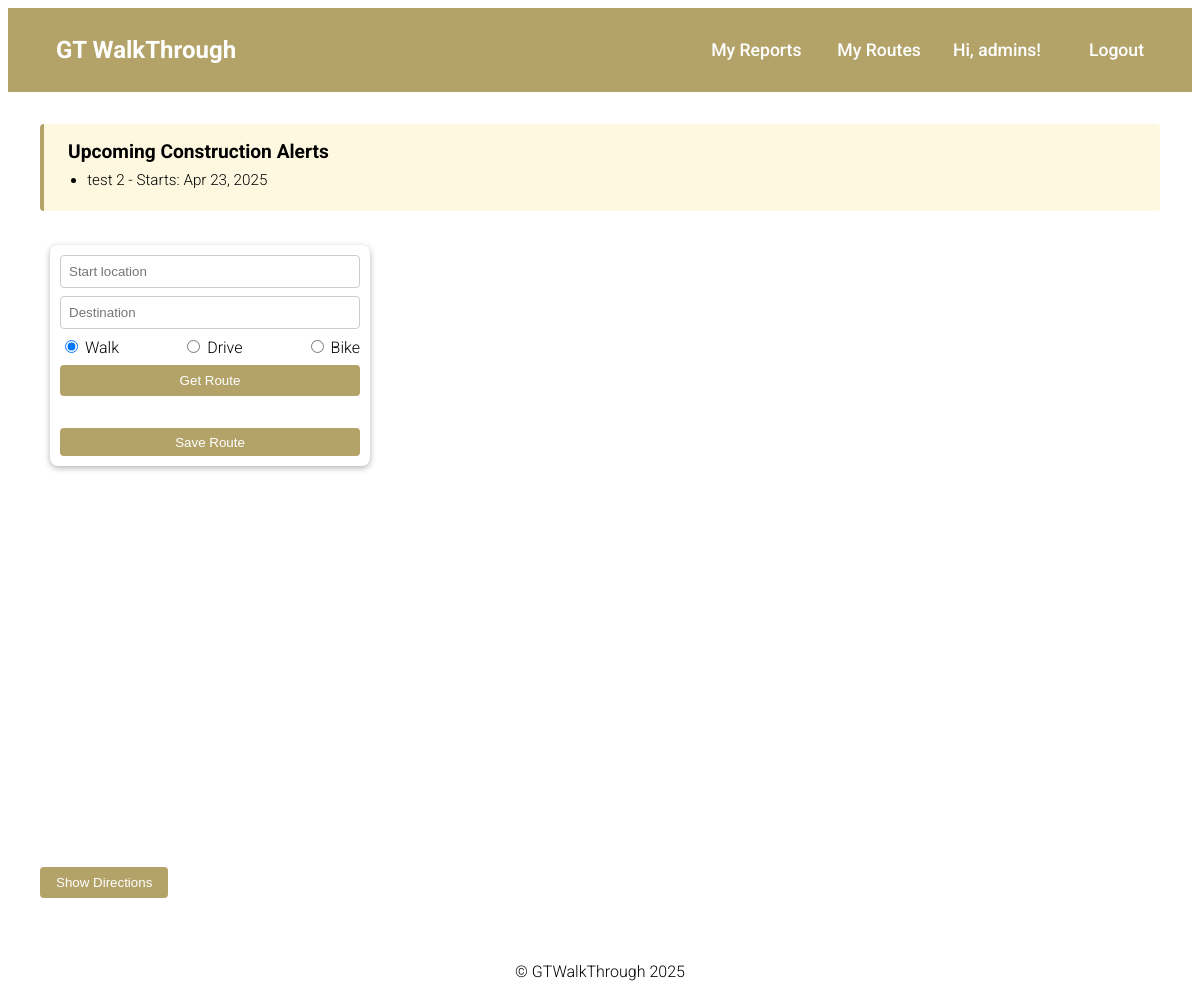
The app's page / (signed in), older data.
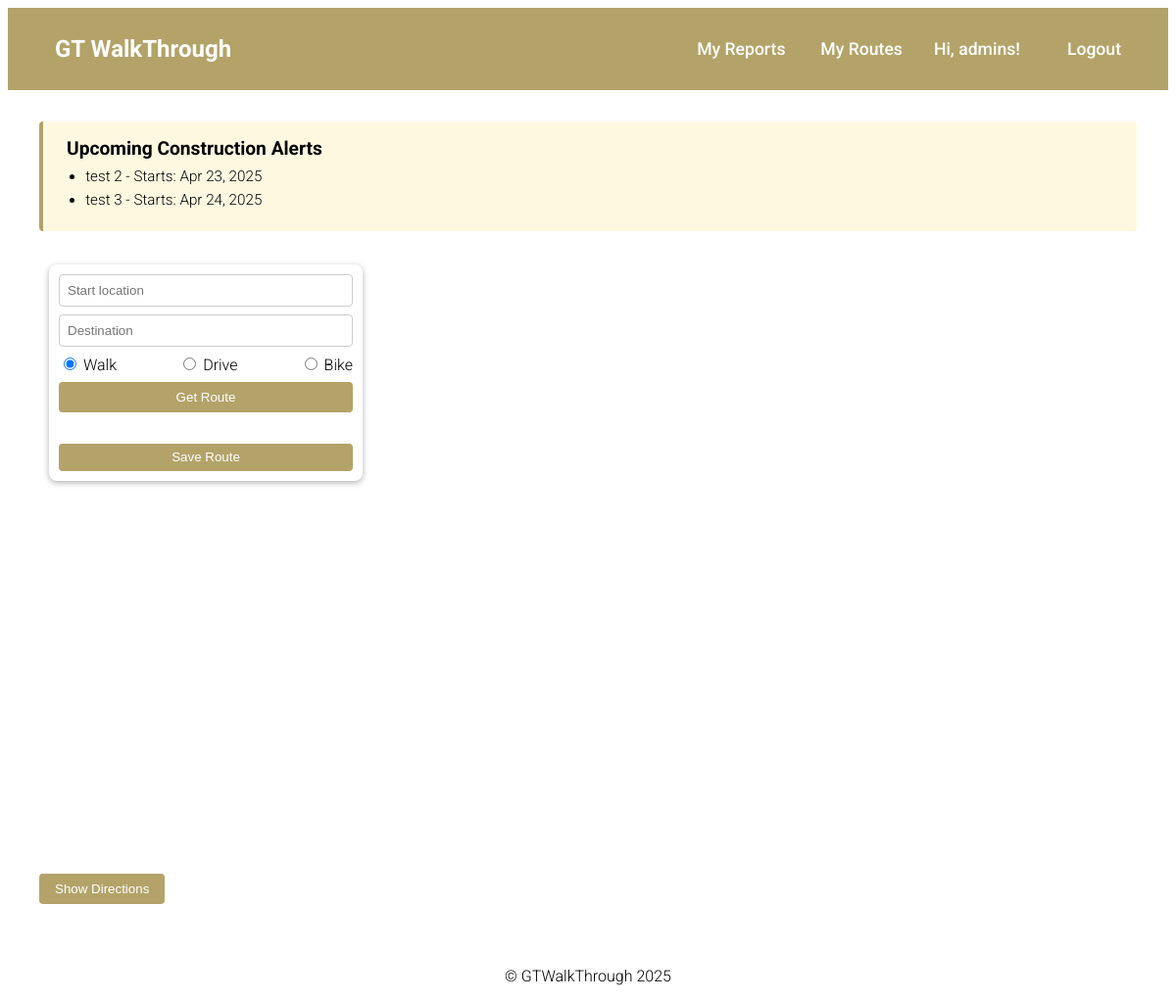
The same page, newer data.
### gtwt_app/models.py (models this page shows, shortened)
class ConstructionZone(models.Model):
    description = models.TextField()
    start_date = models.DateField()
    end_date = models.DateField()
    coordinates = models.JSONField()
    created_at = models.DateTimeField(auto_now_add=True)
    submitted_by = models.ForeignKey(User, on_delete=models.CASCADE, null=True, blank=True)
    is_verified = models.BooleanField(default=False)

### gtwt_app/views.py (the view)
# urls.py: path('', views.home, name='home'),
def home(request):
    if request.user.is_authenticated:
        today = date.today()
        upcoming_zones = (
            ConstructionZone.objects
            .filter(start_date__gt=today)
            .order_by('start_date')[:3]
        )
        return render(request, 'home.html', {
          'upcoming_zones': upcoming_zones
        })
    else:
        return render(request, 'about.html')

### gtwt_app/templates/home.html (shortened to what this page needs)
{% extends "base.html" %} {% load static %} {% block content %}
{% if upcoming_zones %}
<section class="announcement-banner">
  <h3>Upcoming Construction Alerts</h3>
  <ul class="alert-list">
    {% for zone in upcoming_zones %}
    <li>
      <span class="alert-desc">
        {{ zone.description|truncatechars:60 }} -
      </span>
      <span class="alert-date">
        Starts: {{ zone.start_date|date:"M j, Y" }}
      </span>
    </li>
    {% endfor %}
  </ul>
</section>
{% endif %}
<div
  style="position: relative; width: 100%; height: 600px; margin-bottom: 2rem"
>
  <div
    style="
      position: absolute;
      top: 10px;
      left: 10px;
      z-index: 5;
      background: white;
      border-radius: 8px;
      padding: 10px;
      box-shadow: 0 2px 6px rgba(0, 0, 0, 0.3);
      display: flex;
      flex-direction: column;
      gap: 0.5rem;
      width: 300px;
    "
  >
    <input
      id="start"
      type="text"
      placeholder="Start location"
      style="padding: 0.5rem; border-radius: 4px; border: 1px solid #ccc"
    />
    <input
      id="end"
      type="text"
      placeholder="Destination"
      style="padding: 0.5rem; border-radius: 4px; border: 1px solid #ccc"
    />
    <div style="display: flex; justify-content: space-between">
      <label
        ><input type="radio" name="mode" value="WALKING" checked /> Walk</label
      >
      <label><input type="radio" name="mode" value="DRIVING" /> Drive</label>
      <label><input type="radio" name="mode" value="BICYCLING" /> Bike</label>
    </div>
    <button
      onclick="calculateRoute()"
      style="
        padding: 0.5rem;
        background-color: #b3a369;
        color: white;
        border: none;
        border-radius: 4px;
        cursor: pointer;
      "
    >
      Get Route
    </button>
    <button
      id="save-route-btn"
      style="
        margin-top: 0.5rem;
        padding: 0.4rem 0.8rem;
        background: #b3a369;
        color: white;
        border: none;
        border-radius: 4px;
        cursor: pointer;
      "
    >
      Save Route
    </button>
  </div>
  <div id="map" style="width: 100%; height: 100%"></div>
</div>
<div style="margin-top: 1rem">
  <button
    onclick="toggleSteps()"
    style="
      background-color: #b3a369;
      color: white;
      border: none;
      padding: 0.5rem 1rem;
      border-radius: 4px;
      cursor: pointer;
    "
  >
    Show Directions
  </button>
</div>
{% endblock %}

Row changes from the older to the newer data that the page shows:
added ConstructionZone: description "test 3", start_date "Apr 24, 2025"
